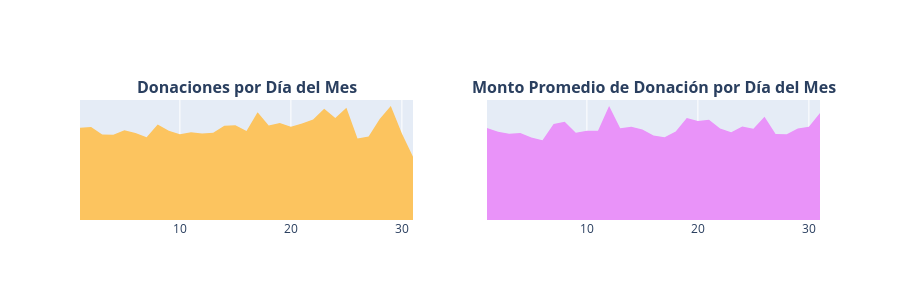

Here is the notebook cell this chart was saved with:
### Markdown cell above
> - **Donaciones por mes:**
> - El mayor número de donaciones se recibe durante el mes de **agosto**, con **577,274 donaciones**, seguido de **septiembre**, con **518,908 donaciones**.
> - El menor número de donaciones se registra en **junio**, con **191,221 donaciones**, seguido de **mayo**, con **243,440 donaciones**. Es probable que las vacaciones de verano influyan en este comportamiento.
> - El **monto promedio de donación más alto** se registra en **diciembre**, con aproximadamente **USD 80**, mientras que el más bajo corresponde a **julio**, con alrededor de **USD 51**.
> - En promedio, el **monto de las donaciones mensuales** es cercano a **USD 59**.

## <a id="3.4.3">Donaciones por Día del Mes</a>

- 3.4.3 Número de donaciones por día del mes
- 3.4.4 Monto promedio de las donaciones por día del mes

### Code cell
from plotly.subplots import make_subplots
import plotly.graph_objs as go
from plotly.offline import iplot

# Resumen de donaciones por día del mes
t3 = donations_df.groupby(['Donation Day']).agg({
    'Donation Year': 'count',
    'Donation Amount': 'mean'
}).reset_index().rename(columns={
    'Donation Year': 'Total Donations',
    'Donation Amount': 'Average Amount'
})

x = t3['Donation Day']
y1 = t3['Total Donations']
y2 = t3['Average Amount']

# Número de donaciones por día del mes
trace1 = go.Scatter(
    x=x,
    y=y1,
    fill='tozeroy',
    fillcolor='#fcc45f',
    mode='none'
)

# Monto promedio de donación por día del mes
trace2 = go.Scatter(
    x=x,
    y=y2,
    fill='tozeroy',
    fillcolor='#e993f9',
    mode='none'
)

# Crear subgráficas
fig = make_subplots(
    rows=1,
    cols=2,
    subplot_titles=(
        "<b>Donaciones por Día del Mes</b>",
        "<b>Monto Promedio de Donación por Día del Mes</b>"
    )
)

fig.add_trace(trace1, row=1, col=1)
fig.add_trace(trace2, row=1, col=2)

# Configuración del diseño
fig.update_layout(
    height=300,
    showlegend=False
)

# Configuración eje Y gráfico 1
fig.update_yaxes(
    showgrid=False,
    zeroline=False,
    showline=False,
    ticks='',
    showticklabels=False,
    row=1,
    col=1
)

# Configuración eje Y gráfico 2
fig.update_yaxes(
    showgrid=False,
    zeroline=False,
    showline=False,
    ticks='',
    showticklabels=False,
    row=1,
    col=2
)

iplot(fig)

### Figure 1 — Plotly figure (JSON) as saved in the notebook; plotly's stock layout.template omitted (floating-point values rounded to 4 significant figures)
{"data": [{"fill": "tozeroy", "fillcolor": "#fcc45f", "mode": "none", "type": "scatter", "x": [1, 2, 3, 4, 5, 6, 7, 8, 9, 10, 11, 12, 13, 14, 15, 16, 17, 18, 19, 20, 21, 22, 23, 24, 25, 26, 27, 28, 29, 30, 31], "xaxis": "x", "y": [1605, 1619, 1490, 1487, 1565, 1515, 1440, 1663, 1553, 1495, 1530, 1509, 1521, 1643, 1649, 1549, 1878, 1646, 1690, 1623, 1681, 1749, 1936, 1778, 1957, 1420, 1453, 1761, 1986, 1506, 1103], "yaxis": "y"}, {"fill": "tozeroy", "fillcolor": "#e993f9", "mode": "none", "type": "scatter", "x": [1, 2, 3, 4, 5, 6, 7, 8, 9, 10, 11, 12, 13, 14, 15, 16, 17, 18, 19, 20, 21, 22, 23, 24, 25, 26, 27, 28, 29, 30, 31], "xaxis": "x2", "y": [61.31, 58.81, 57.52, 57.94, 55.1, 53.22, 64.08, 65.59, 58.14, 59.56, 59.51, 76.03, 61.16, 62.13, 60.39, 56.29, 55.26, 58.99, 67.97, 66.04, 66.87, 61.04, 58.57, 62.3, 60.8, 68.89, 57.31, 57.23, 60.97, 62.24, 71.34], "yaxis": "y2"}], "layout": {"annotations": [{"font": {"size": 16}, "showarrow": false, "text": "<b>Donaciones por Día del Mes</b>", "x": 0.225, "xanchor": "center", "xref": "paper", "y": 1, "yanchor": "bottom", "yref": "paper"}, {"font": {"size": 16}, "showarrow": false, "text": "<b>Monto Promedio de Donación por Día del Mes</b>", "x": 0.775, "xanchor": "center", "xref": "paper", "y": 1, "yanchor": "bottom", "yref": "paper"}], "height": 300, "showlegend": false, "xaxis": {"anchor": "y", "domain": [0, 0.45]}, "xaxis2": {"anchor": "y2", "domain": [0.55, 1]}, "yaxis": {"anchor": "x", "domain": [0, 1], "showgrid": false, "showline": false, "showticklabels": false, "ticks": "", "zeroline": false}, "yaxis2": {"anchor": "x2", "domain": [0, 1], "showgrid": false, "showline": false, "showticklabels": false, "ticks": "", "zeroline": false}}}
